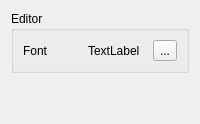
     <widget class="QWidget" name="tab_12">
      <attribute name="title">
       <string>Misc</string>
      </attribute>
      <layout class="QGridLayout" name="gridLayout_14">
       <item row="0" column="0">
        <widget class="QGroupBox" name="groupBox_15">
         <property name="title">
          <string>Editor</string>
         </property>
         <layout class="QGridLayout" name="gridLayout_8">
          <item row="0" column="0">
           <widget class="QLabel" name="label_33">
            <property name="text">
             <string>Font</string>
            </property>
           </widget>
          </item>
          <item row="0" column="1">
           <widget class="QLabel" name="labelFont">
            <property name="text">
             <string>TextLabel</string>
            </property>
           </widget>
          </item>
          <item row="0" column="2">
           <widget class="QToolButton" name="btnFont">
            <property name="text">
             <string>...</string>
            </property>
           </widget>
          </item>
         </layout>
        </widget>
       </item>
       <item row="1" column="0">
        <spacer name="verticalSpacer_9">
         <property name="orientation">
          <enum>Qt::Vertical</enum>
         </property>
         <property name="sizeHint" stdset="0">
          <size>
           <width>20</width>
           <height>40</height>
          </size>
         </property>
        </spacer>
       </item>
      </layout>
     </widget>
